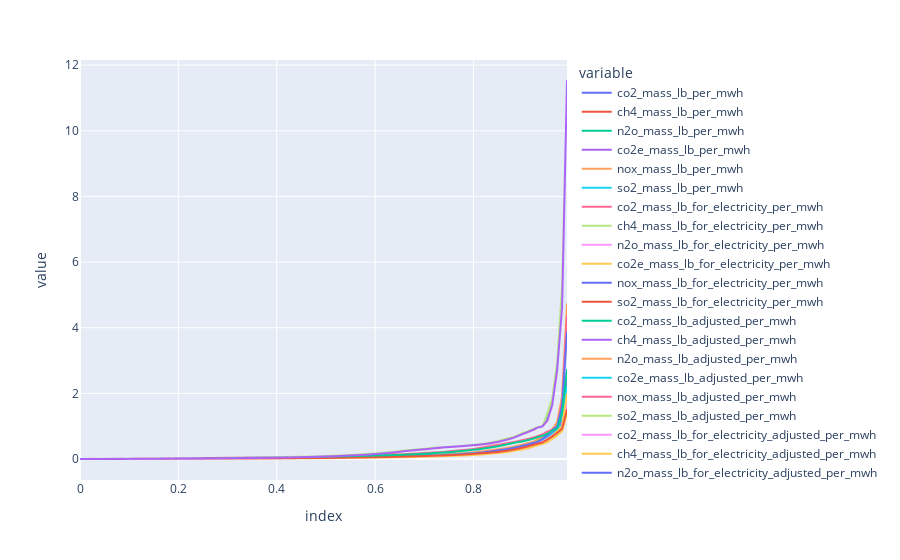

Notebook code for this chart:
### Code cell
px.line(frac_diff.quantile(np.arange(0, 1, .01)))
